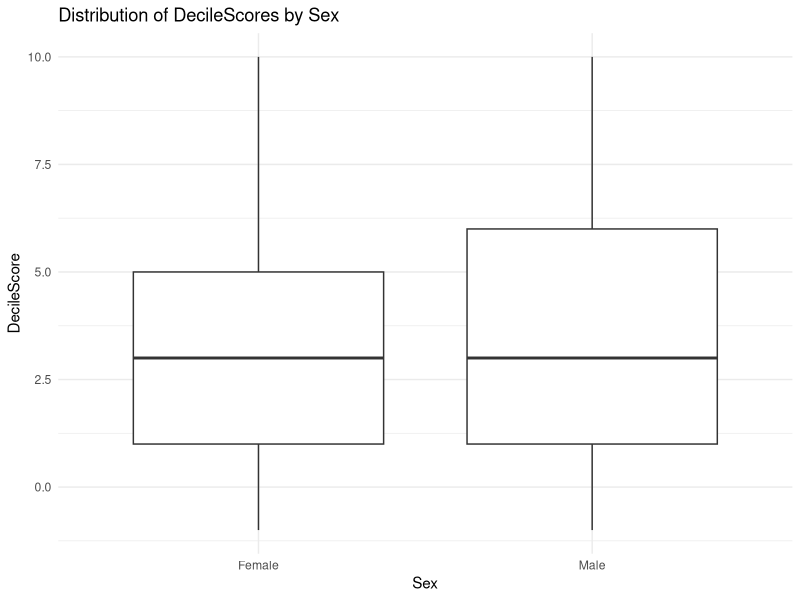
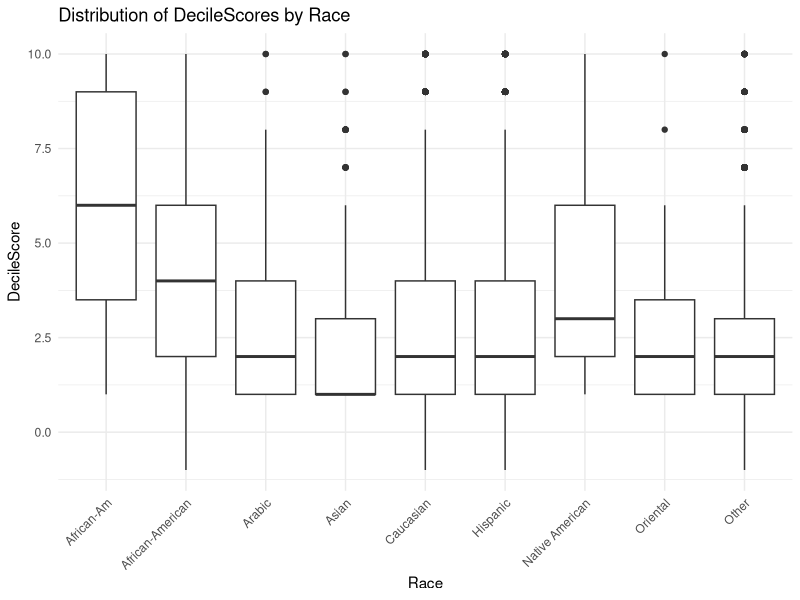

These charts were generated, in order, by the following R code:
## ---- chunk 1
library(tidyverse)
library(MASS)

compas_scores_clean <- read_csv("dataset/compas-scores-clean.csv")

model <- polr(as.factor(DecileScore) ~ Sex, data = compas_scores_clean, Hess=TRUE)
model
summary(model)
predictions <- predict(model, compas_scores_clean, type="class")
ggplot(compas_scores_clean, aes(x=Sex, y=DecileScore)) +
  geom_boxplot() +
  labs(title="Distribution of DecileScores by Sex",
       x="Sex",
       y="DecileScore") +
  theme_minimal()
## ---- chunk 2

df <- compas_scores_clean %>% 
  mutate(AA = if_else(Race == "African-American" | Race == "African-Am", 1, 0))

race_model <- lm(DecileScore ~ AA, data = df)
summary(race_model)
predictions <- predict(race_model, df)

ggplot(compas_scores_clean, aes(x=Race, y=DecileScore)) +
  geom_boxplot() +
  labs(title="Distribution of DecileScores by Race",
       x="Race",
       y="DecileScore") +
  theme_minimal() +
  theme(axis.text.x = element_text(angle = 45, hjust = 1))
